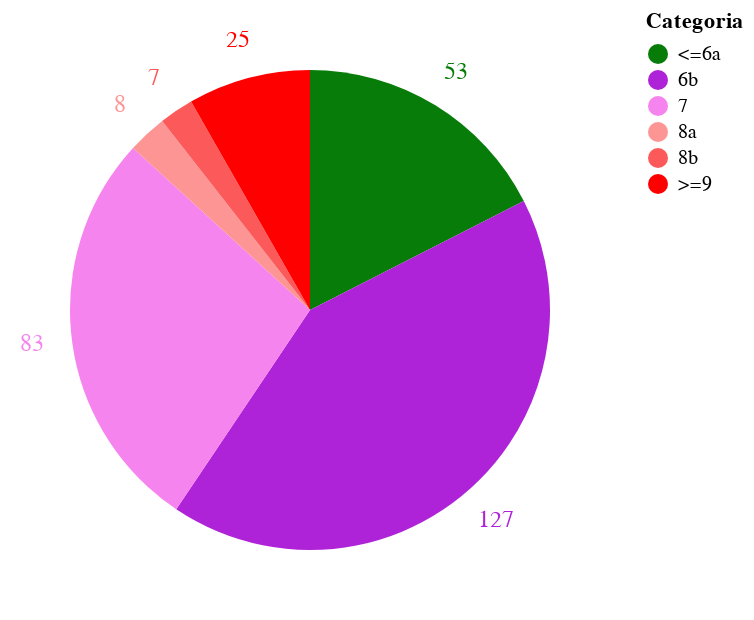

The notebook cell saved with this chart:
### Code cell
print(egids_mx.keys())

order=['<=6a','6b','7', '8a', '8b','>=9']

source = pd.DataFrame({'Categoria':[ix for ix in order],'Cantidad':[egids_mx[ix] for ix in order], 'Order': range(len(order))})

base=alt.Chart(source).encode(
    alt.Theta("Cantidad:Q").stack(True),
    color=alt.Color('Categoria', sort=alt.SortField('Order'),scale=alt.Scale(range=['#077c09','#ae23d7','#f684ee','#fe9595','#fc5a5a','#ff0000'])),
    order=alt.Order('Order:O')
)

pie = base.mark_arc(outerRadius=120)
text = base.mark_text(radius=140, size=12).encode(text="Cantidad")

pie + text

### Figure 1 — Vega-Lite specification as saved in the notebook (floating-point values rounded to 4 significant figures)
{"config": {"view": {"continuousWidth": 300, "continuousHeight": 300}}, "layer": [{"mark": {"type": "arc", "outerRadius": 120}, "encoding": {"color": {"field": "Categoria", "scale": {"range": ["#077c09", "#ae23d7", "#f684ee", "#fe9595", "#fc5a5a", "#ff0000"]}, "sort": {"field": "Order"}, "type": "nominal"}, "order": {"field": "Order", "type": "ordinal"}, "theta": {"field": "Cantidad", "stack": true, "type": "quantitative"}}}, {"mark": {"type": "text", "radius": 140, "size": 12}, "encoding": {"color": {"field": "Categoria", "scale": {"range": ["#077c09", "#ae23d7", "#f684ee", "#fe9595", "#fc5a5a", "#ff0000"]}, "sort": {"field": "Order"}, "type": "nominal"}, "order": {"field": "Order", "type": "ordinal"}, "text": {"field": "Cantidad", "type": "quantitative"}, "theta": {"field": "Cantidad", "stack": true, "type": "quantitative"}}}], "data": {"name": "data-449023fbf37cea768b171bbe5ef4aadb"}, "$schema": "https://vega.github.io/schema/vega-lite/v5.20.1.json", "datasets": {"data-449023fbf37cea768b171bbe5ef4aadb": [{"Categoria": "<=6a", "Cantidad": 53, "Order": 0}, {"Categoria": "6b", "Cantidad": 127, "Order": 1}, {"Categoria": "7", "Cantidad": 83, "Order": 2}, {"Categoria": "8a", "Cantidad": 8, "Order": 3}, {"Categoria": "8b", "Cantidad": 7, "Order": 4}, {"Categoria": ">=9", "Cantidad": 25, "Order": 5}]}}
